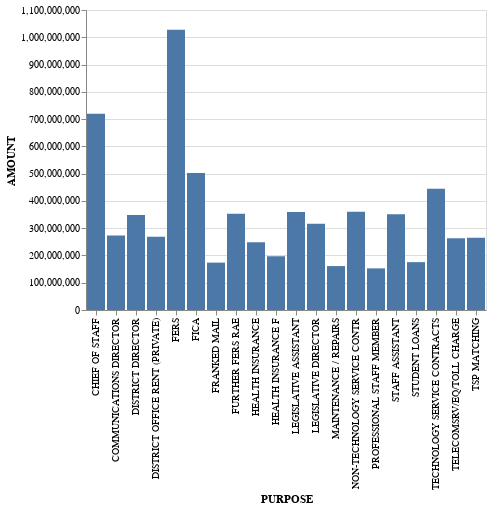

Notebook code cell kept with this figure:
### Code cell
alt.Chart(top_payees).mark_bar().encode(
x=alt.X('PURPOSE'),
y=alt.Y('AMOUNT:Q'),
tooltip='AMOUNT'
)

### Figure 1 — Vega-Lite specification as saved in the notebook (floating-point values rounded to 4 significant figures)
{"config": {"view": {"continuousWidth": 400, "continuousHeight": 300}}, "data": {"name": "data-9ffd4165e0c996257e7174b69cb53f65"}, "mark": "bar", "encoding": {"tooltip": {"field": "AMOUNT", "type": "quantitative"}, "x": {"field": "PURPOSE", "type": "nominal"}, "y": {"field": "AMOUNT", "type": "quantitative"}}, "$schema": "https://vega.github.io/schema/vega-lite/v4.17.0.json", "datasets": {"data-9ffd4165e0c996257e7174b69cb53f65": [{"PURPOSE": "FERS", "AMOUNT": 1028000000.0}, {"PURPOSE": "CHIEF OF STAFF", "AMOUNT": 719600000.0}, {"PURPOSE": "FICA", "AMOUNT": 502300000.0}, {"PURPOSE": "TECHNOLOGY SERVICE CONTRACTS", "AMOUNT": 444800000.0}, {"PURPOSE": "NON-TECHNOLOGY SERVICE CONTR", "AMOUNT": 360500000.0}, {"PURPOSE": "LEGISLATIVE ASSISTANT", "AMOUNT": 359400000.0}, {"PURPOSE": "FURTHER FERS RAE", "AMOUNT": 352900000.0}, {"PURPOSE": "STAFF ASSISTANT", "AMOUNT": 350700000.0}, {"PURPOSE": "DISTRICT DIRECTOR", "AMOUNT": 348700000.0}, {"PURPOSE": "LEGISLATIVE DIRECTOR", "AMOUNT": 315800000.0}, {"PURPOSE": "COMMUNICATIONS DIRECTOR", "AMOUNT": 272700000.0}, {"PURPOSE": "DISTRICT OFFICE RENT (PRIVATE)", "AMOUNT": 268500000.0}, {"PURPOSE": "TSP MATCHING", "AMOUNT": 265300000.0}, {"PURPOSE": "TELECOMSRV/EQ/TOLL CHARGE", "AMOUNT": 262600000.0}, {"PURPOSE": "HEALTH INSURANCE", "AMOUNT": 248600000.0}, {"PURPOSE": "HEALTH INSURANCE F", "AMOUNT": 197000000.0}, {"PURPOSE": "STUDENT LOANS", "AMOUNT": 175500000.0}, {"PURPOSE": "FRANKED MAIL", "AMOUNT": 173600000.0}, {"PURPOSE": "MAINTENANCE / REPAIRS", "AMOUNT": 161100000.0}, {"PURPOSE": "PROFESSIONAL STAFF MEMBER", "AMOUNT": 152600000.0}]}}
